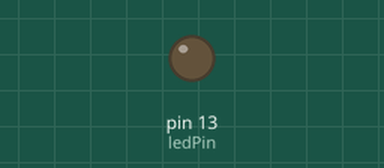
Recording of a sketch running on a simulated Arduino Uno, built with avr-gcc and run on an emulated ATmega328P. On the bench: output pins drawn as LEDs (lit = HIGH).

Above: at 0.2 s.
At 1.6 s:
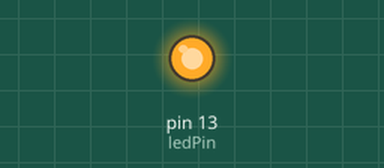
Timing chart, 0 to 6.2 s (numbered marks = the images above):
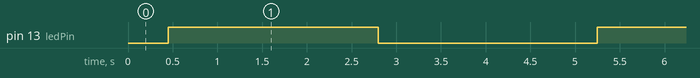

The sketch:

RC_switch_test.ino
```cpp
/*
  Example for different sending methods

  http://code.google.com/p/rc-switch/

  Need help? http://forum.ardumote.com
*/

#include <RCSwitch.h>

RCSwitch mySwitch = RCSwitch();
 int ledPin = 13;
void setup() {

  Serial.begin(9600);

  // Transmitter is connected to Arduino Pin #10
  mySwitch.enableTransmit(10);

  // Optional set pulse length.
   mySwitch.setPulseLength(160);
   // mySwitch.setPulseLength(180);
  // Optional set protocol (default is 1, will work for most outlets)
  // mySwitch.setProtocol(2);

  // Optional set number of transmission repetitions.
 //  mySwitch.setRepeatTransmit(15);
pinMode(ledPin, OUTPUT);
}

void loop() {

  /* See Example: TypeA_WithDIPSwitches */


    mySwitch.send(5038035, 24); //on
     digitalWrite(ledPin, HIGH);
     mySwitch.send(5030035, 24);

  delay(1000);


    mySwitch.send(5038044, 24); //off
  mySwitch.send(5030044, 24);
   digitalWrite(ledPin,LOW);
  delay(2000);


}
```

Measured:
- by itself, pin 13 (ledPin): alternates HIGH for 2.4 s and LOW for 2.5 s
